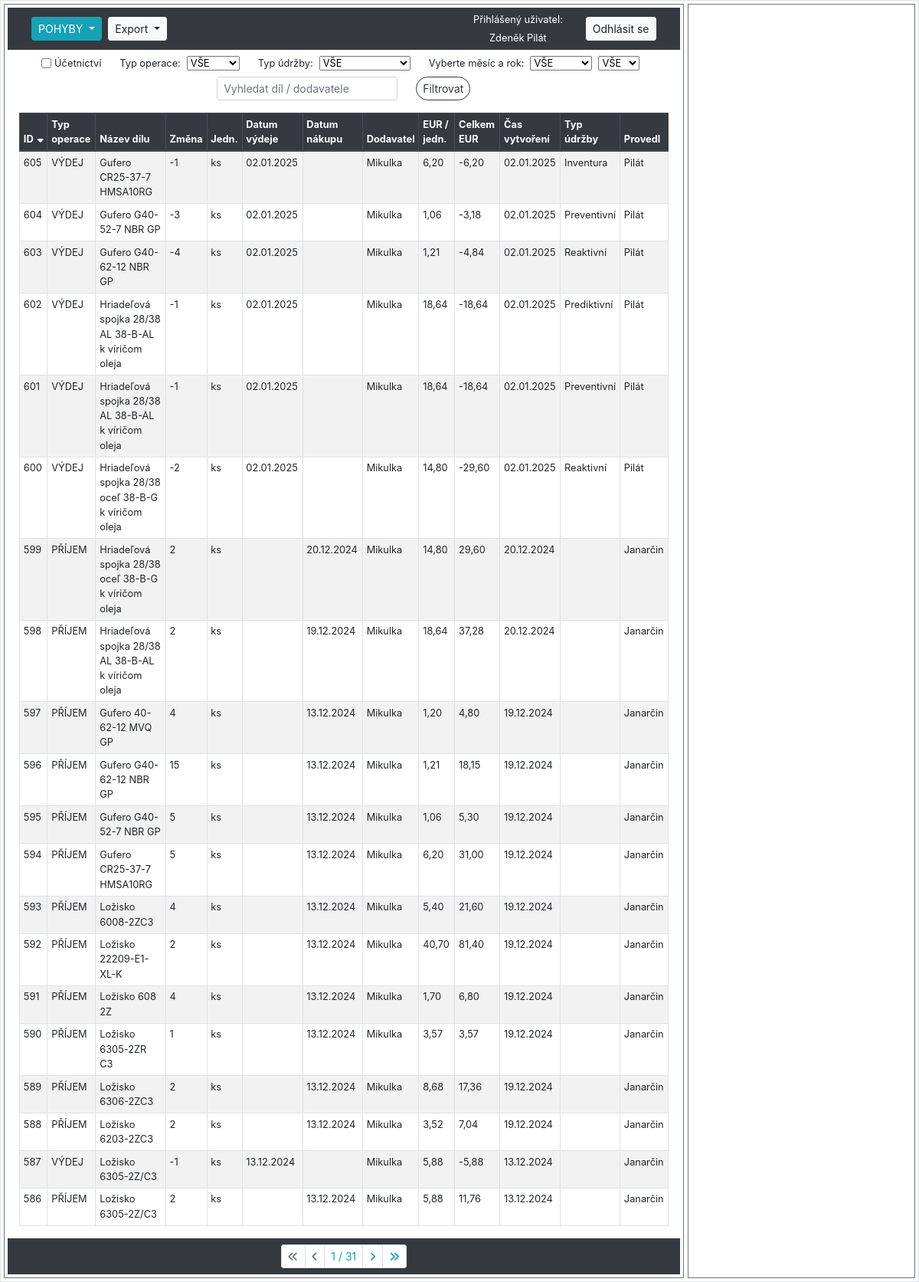
/sklad/audit_logs/ (signed in), run on the app's committed database.
### hpm_sklad/models.py (models this page shows, shortened)
class AuditLog(models.Model):
    class Meta:
        verbose_name_plural = "Auditovací logy"
        ordering = ["-id"]
    MOVEMENT_CHOICES = [
        ('PŘÍJEM', 'Příjem'),
        ('VÝDEJ', 'Výdej')
    ]
    UDRZBA_CHOICES = [
        ('Reaktivní', 'Reaktivní'),
        ('Preventivní', 'Preventivní'),
        ('Prediktivní', 'Prediktivní'),
        ('Inventura', 'Inventurní rozdíl'),
    ]
    ucetnictvi = models.BooleanField(verbose_name="Účetnictví")
    evidencni_cislo = models.ForeignKey(Sklad, on_delete=models.CASCADE, verbose_name="Evidenční číslo")
    interne_cislo = models.IntegerField(null=True, verbose_name="Číslo karty")
    objednano = models.CharField(max_length=100, null=True, blank=True, verbose_name="Objednáno?")
    nazev_dilu = models.CharField(max_length=100, verbose_name="Název dílu", db_index=True)
    zmena_mnozstvi = models.IntegerField(verbose_name="Změna množství")
    mnozstvi = models.PositiveIntegerField(verbose_name="Množství")
    jednotky = models.CharField(max_length=10, choices=JEDNOTKY_CHOICES, default='ks', verbose_name="Jednotky")
    typ_operace = models.CharField(max_length=10, choices=MOVEMENT_CHOICES, null=True, verbose_name="Typ operace")
    pouzite_zarizeni = models.CharField(max_length=70, null=True, verbose_name="Pro zařízení")
    umisteni = models.CharField(max_length=25, verbose_name="Umístění")
    dodavatel = models.CharField(max_length=70, verbose_name="Dodavatel")
    datum_vydeje = models.DateField(null=True, blank=True, verbose_name="Datum výdeje")
    datum_nakupu = models.DateField(null=True, blank=True, verbose_name="Datum nákupu")
    cislo_objednavky = models.CharField(max_length=20, null=True, blank=True, verbose_name="Číslo objednávky")
    jednotkova_cena_eur = models.FloatField(default=0.0, verbose_name="EUR/jednotka")
    celkova_cena_eur = models.FloatField(default=0.0, verbose_name="Celkem EUR")
    cas_vytvoreni = models.DateTimeField(auto_now_add=True, verbose_name="Čas vytvoření")
    operaci_provedl = models.ForeignKey(User, on_delete=models.CASCADE, verbose_name="Operaci provedl")
    typ_udrzby = models.CharField(max_length=20, choices=UDRZBA_CHOICES, null=True, verbose_name="Typ údržby")
    poznamka = models.CharField(null=True, blank=True, max_length=200, verbose_name="Poznámka")

### hpm_sklad/views.py (the view, shortened to what this page needs)
# urls.py: path('sklad/audit_logs/', views.AuditLogListView.as_view(), name='audit_log'),
class AuditLogListView(LoginRequiredMixin, ListView):
    model = AuditLog
    template_name = 'hpm_sklad/audit_log.html'
    paginate_by = 20
    export_csv = False
    graph = False
    graph_type_of_maintenance = False
    def get_context_data(self, **kwargs):
        context = super().get_context_data(**kwargs)
        selected_id = self.request.GET.get('selected', None)
        if selected_id:
            context['selected_item'] = get_object_or_404(AuditLog, id=selected_id)
        else:
            context['selected_item'] = None
        current_year = datetime.datetime.now().year
        context['years'] = range(current_year, 2023, -1)
        context.update({
            'db_table': 'audit_log',
            'sort': self.request.GET.get('sort', 'id'),
            'order': self.request.GET.get('order', 'down'),
            'query': self.request.GET.get('query', ''),
            'typ_operace': self.request.GET.get('typ_operace', 'VŠE'),
            'typ_udrzby': self.request.GET.get('typ_udrzby', 'VŠE'),
            'month': self.request.GET.get('month', 'VŠE'),
            'year': self.request.GET.get('year', 'VŠE'),
            'ucetnictvi': self.request.GET.get('ucetnictvi', ''),
            'current_user': self.request.user,
        })
        return context
    def get_queryset(self):
        queryset = AuditLog.objects.all()
        query = self.request.GET.get('query', '')
        sort = self.request.GET.get('sort', 'id')
        order = self.request.GET.get('order', 'down')
        typ_operace = self.request.GET.get('typ_operace', 'VŠE')
        typ_udrzby = self.request.GET.get('typ_udrzby', 'VŠE')
        self.month = self.request.GET.get('month', 'VŠE')
        self.year = self.request.GET.get('year', 'VŠE')
        if query:
            queryset = queryset.filter(
                Q(nazev_dilu__icontains=query) | Q(dodavatel__icontains=query)
            )
        if self.request.GET.get('ucetnictvi', '') == 'on':
            queryset = queryset.filter(ucetnictvi=True)
        if typ_operace != 'VŠE':
            queryset = queryset.filter(typ_operace=typ_operace)
        if typ_udrzby != 'VŠE':
            queryset = queryset.filter(typ_udrzby=typ_udrzby)
        if self.month != 'VŠE':
            queryset = queryset.filter(
                Q(datum_vydeje__month=self.month) | Q(datum_nakupu__month=self.month)
            )
        if self.year != 'VŠE':
            queryset = queryset.filter(
                Q(datum_vydeje__year=self.year) | Q(datum_nakupu__year=self.year)
            )
        if order == 'down':
            sort = f"-{sort}"
        queryset = queryset.order_by(sort)
        return queryset
    def render_to_response(self, context, **response_kwargs):
        if getattr(self, 'export_csv', False):
            return self.export_to_csv(self.get_queryset())
        elif getattr(self, 'graph_type_of_maintenance', False):
            return self.generate_graph_by_maintenance(self.get_queryset())
        elif getattr(self, 'graph', False):
            return self.generate_graph_to_pdf(self.get_queryset())
        else:
            return super().render_to_response(context, **response_kwargs)

### hpm_sklad/templates/hpm_sklad/audit_log.html (shortened to what this page needs)
{% extends "hpm_sklad/base_left_right_column.html" %}
{% load static %}
{% load custom_filters %}
{% block left_content %}
    <form method="GET" action="" class="form-inline justify-content-center align-items-center small my-2">
        <div class="form-group form-check mx-sm-2 mb-2">
            <input type="checkbox" class="form-check-input" name="ucetnictvi" id="ucetnictvi" {% if request.GET.ucetnictvi == 'on' %}checked{% endif %}>
            <label class="form-check-label mr-sm-2" for="ucetnictvi">Účetnictví</label>
        </div>
        <div class="form-group mx-sm-2 mb-2">
            <label for="typ_operace" class="mr-sm-2">Typ operace:</label>
            <select name="typ_operace" class="form-select form-select-sm mr-sm-2" id="typ_operace">
                <option value="VŠE" {% if request.GET.typ_operace == 'VŠE' or not request.GET.typ_operace %}selected{% endif %}>VŠE</option>
            </select>
        </div>
        <div class="form-group mx-sm-2 mb-2">
            <label for="typ_udrzby" class="mr-sm-2">Typ údržby:</label>
            <select name="typ_udrzby" class="form-select form-select-sm mr-sm-2" id="typ_udrzby">
                <option value="VŠE" {% if request.GET.typ_udrzby == 'VŠE' or not request.GET.typ_udrzby %}selected{% endif %}>VŠE</option>
            </select>
        </div>
        <div class="form-group ml-sm-2 mb-2">
            <label for="month" class="mr-sm-2">Vyberte měsíc a rok:</label>
            <select name="month" id="month" class="form-select form-select-sm mr-sm-2">
                <option value="VŠE" {% if request.GET.month == 'VŠE' or not request.GET.month %}selected{% endif %}>VŠE</option>
            </select>
        </div>
        <div class="form-group mr-sm-2 mb-2">
            <select name="year" id="year" class="form-select form-select-sm mr-sm-2">
                <option value="VŠE" {% if request.GET.year == 'VŠE' or not request.GET.year %}selected{% endif %}>VŠE</option>
            </select>
        </div>
        <div class="form-group mx-sm-2 mb-2">
            <input class="form-control form-control-sm mr-sm-2" type="text" name="query" placeholder="Vyhledat díl / dodavatele" value="{{ request.GET.query }}">
        </div>
        <div class="form-group mx-sm-2 mb-2">
            <button class="btn btn-outline-dark btn-sm rounded-pill" type="submit">Filtrovat</button>
        </div>
    </form>
    <div class="container-fluid">
        <table class="table table-sm table-hover table-striped table-bordered">
            <thead class="thead-dark">
                <tr>
                    {% with request.GET.urlencode as querystring %}
                        <th>
                            <a href="?sort=id&order={% if request.GET.sort == 'id' and request.GET.order == 'up' %}down{% else %}up{% endif %}&{{ querystring|url_remove_param:'sort,order' }}">
                                ID
                                {% if not request.GET.sort %}
                                    <i class="fas fa-sort-down"></i>
                                {% endif %}
                            </a>
                        </th>
                        <th>
                            <a href="?sort=typ_operace&order={% if request.GET.sort == 'typ_operace' and request.GET.order == 'up' %}down{% else %}up{% endif %}&{{ querystring|url_remove_param:'sort,order' }}">
                                Typ operace
                            </a>
                        </th>
                        <th>
                            <a href="?sort=nazev_dilu&order={% if request.GET.sort == 'nazev_dilu' and request.GET.order == 'up' %}down{% else %}up{% endif %}&{{ querystring|url_remove_param:'sort,order' }}">
                                Název dílu
                            </a>
                        </th>
                        <th>
                            <a href="?sort=zmena_mnozstvi&order={% if request.GET.sort == 'zmena_mnozstvi' and request.GET.order == 'up' %}down{% else %}up{% endif %}&{{ querystring|url_remove_param:'sort,order' }}">
                                Změna
                            </a>
                        </th>
                        <th>
                            <a href="?sort=jednotky&order={% if request.GET.sort == 'jednotky' and request.GET.order == 'up' %}down{% else %}up{% endif %}&{{ querystring|url_remove_param:'sort,order' }}">
                                Jedn.
                            </a>
                        </th>
                        <th>
                            <a href="?sort=datum_vydeje&order={% if request.GET.sort == 'datum_vydeje' and request.GET.order == 'up' %}down{% else %}up{% endif %}&{{ querystring|url_remove_param:'sort,order' }}">
                                Datum výdeje
                            </a>
                        </th>
                        <th>
                            <a href="?sort=datum_nakupu&order={% if request.GET.sort == 'datum_nakupu' and request.GET.order == 'up' %}down{% else %}up{% endif %}&{{ querystring|url_remove_param:'sort,order' }}">
                                Datum nákupu
                            </a>
                        </th>
                        <th>
                            <a href="?sort=dodavatel&order={% if request.GET.sort == 'dodavatel' and request.GET.order == 'up' %}down{% else %}up{% endif %}&{{ querystring|url_remove_param:'sort,order' }}">
                                Dodavatel
                            </a>
                        </th>
                        <th>
                            <a href="?sort=jednotkova_cena_eur&order={% if request.GET.sort == 'jednotkova_cena_eur' and request.GET.order == 'up' %}down{% else %}up{% endif %}&{{ querystring|url_remove_param:'sort,order' }}">
                                EUR / jedn.
                            </a>
                        </th>
                        <th>
                            <a href="?sort=celkova_cena_eur&order={% if request.GET.sort == 'celkova_cena_eur' and request.GET.order == 'up' %}down{% else %}up{% endif %}&{{ querystring|url_remove_param:'sort,order' }}">
                                Celkem EUR
                            </a>
                        </th>
                        <th>
                            <a href="?sort=cas_vytvoreni&order={% if request.GET.sort == 'cas_vytvoreni' and request.GET.order == 'up' %}down{% else %}up{% endif %}&{{ querystring|url_remove_param:'sort,order' }}">
                                Čas vytvoření
                            </a>
                        </th>
                        <th>
                            <a href="?sort=typ_udrzby&order={% if request.GET.sort == 'typ_udrzby' and request.GET.order == 'up' %}down{% else %}up{% endif %}&{{ querystring|url_remove_param:'sort,order' }}">
                                Typ údržby
                            </a>
                        </th>
                        <th>
                            <a href="?sort=operaci_provedl&order={% if request.GET.sort == 'operaci_provedl' and request.GET.order == 'up' %}down{% else %}up{% endif %}&{{ querystring|url_remove_param:'sort,order' }}">
                                Provedl
                            </a>
                        </th>
                    {% endwith %}
                </tr>
            </thead>
            <tbody class="show-pointer">
                {% for item in object_list %}
                    <tr data-id="{{ item.pk }}" data-detail-url="{% url 'detail_audit_log' item.pk %}" onclick="loadDetail('{% url 'detail_audit_log' item.pk %}', '{{ item.pk }}')"
                    {% if item.pk == selected_item.pk %} class="table-info"{% endif %}>
                        <td>{{ item.pk }}</td>
                        <td>{{ item.typ_operace }}</td>
                        <td>{{ item.nazev_dilu|truncatechars:58 }}</td>
                        <td>{{ item.zmena_mnozstvi }}</td>
                        <td>{{ item.jednotky }}</td>
                        <td>{{ item.datum_vydeje | date:"d.m.Y" }}</td>
                        <td>{{ item.datum_nakupu | date:"d.m.Y" }}</td>
                        <td>{{ item.dodavatel|truncatechars:20 }}</td>
                        <td>{{ item.jednotkova_cena_eur|floatformat:2 }}</td>
                        <td>{{ item.celkova_cena_eur|floatformat:2 }}</td>
                        <td>{{ item.cas_vytvoreni|date:"d.m.Y" }}</td>
                        <td>{{ item.typ_udrzby }}</td>
                        <td>{{ item.operaci_provedl.last_name }}</td>
                    </tr>
                {% endfor %}
            </tbody>
        </table>
    </div>
    {% include "hpm_sklad/pagination.html" %}
{% endblock %}

### hpm_sklad/templates/hpm_sklad/navbar.html (shortened to what this page needs)
<nav class="navbar navbar-expand-lg navbar-dark bg-dark">
    <div class="col">
        <div class="btn-group btn-group-sm dropdown my-1 mr-1">
            <button class="btn btn-info dropdown-toggle" type="button" id="dropdownMenuButton1" data-toggle="dropdown" aria-haspopup="true" aria-expanded="false">
                {% if db_table == 'sklad' %}SKLAD{% elif db_table == 'audit_log' %}POHYBY{% elif db_table == 'dodavatele' %}DODAVATELÉ{% elif db_table == 'poptavky' %}POPTÁVKY{% else %}Výběr modulu{% endif %}
            </button>
        </div>
        {% if db_table %}
            <div class="btn-group btn-group-sm dropdown mr-1">
                <button class="btn btn-light dropdown-toggle" type="button" id="dropdownMenuButton2" data-toggle="dropdown" aria-haspopup="true" aria-expanded="false">
                    Export
                </button>
            </div>
        {% endif %}
    </div>
    {% if user.is_authenticated %}
        <div class="col-auto">
            <div>
                <p class="h6 small text-white">Přihlášený uživatel:</p>
            </div>
            <div>
                <p class="h6 small text-center my-0 text-white">{{ current_user.first_name }} {{ current_user.last_name }}</p>
            </div>
        </div>
        <div class="col-auto">
            <a class="btn btn-light btn-sm" href="{% url 'logout' %}">Odhlásit se</a>
        </div>
    {% else %}
        <div class="col-auto">
            <a class="btn btn-light btn-sm" href="{% url 'login' %}">Přihlásit se</a>
            <a class="btn btn-light btn-sm" href="{% url 'signup' %}">Registrace</a>
        </div>
    {% endif %}
</nav>

### data on the page
AuditLog: pk "605", typ_operace "VÝDEJ", nazev_dilu "Gufero CR25-37-7 HMSA10RG", zmena_mnozstvi "-1", jednotky "ks", datum_vydeje "02.01.2025", dodavatel "Mikulka", jednotkova_cena_eur "6,20", celkova_cena_eur "-6,20", cas_vytvoreni "02.01.2025", typ_udrzby "Inventura", operaci_provedl.last_name "Pilát"
AuditLog: pk "604", typ_operace "VÝDEJ", nazev_dilu "Gufero G40-52-7 NBR GP", zmena_mnozstvi "-3", jednotky "ks", datum_vydeje "02.01.2025", dodavatel "Mikulka", jednotkova_cena_eur "1,06", celkova_cena_eur "-3,18", cas_vytvoreni "02.01.2025", typ_udrzby "Preventivní", operaci_provedl.last_name "Pilát"
AuditLog: pk "603", typ_operace "VÝDEJ", nazev_dilu "Gufero G40-62-12 NBR GP", zmena_mnozstvi "-4", jednotky "ks", datum_vydeje "02.01.2025", dodavatel "Mikulka", jednotkova_cena_eur "1,21", celkova_cena_eur "-4,84", cas_vytvoreni "02.01.2025", typ_udrzby "Reaktivní", operaci_provedl.last_name "Pilát"
AuditLog: pk "602", typ_operace "VÝDEJ", nazev_dilu "Hriadeľová spojka 28/38 AL 38-B-AL k víričom oleja", zmena_mnozstvi "-1", jednotky "ks", datum_vydeje "02.01.2025", dodavatel "Mikulka", jednotkova_cena_eur "18,64", celkova_cena_eur "-18,64", cas_vytvoreni "02.01.2025", typ_udrzby "Prediktivní", operaci_provedl.last_name "Pilát"
AuditLog: pk "601", typ_operace "VÝDEJ", nazev_dilu "Hriadeľová spojka 28/38 AL 38-B-AL k víričom oleja", zmena_mnozstvi "-1", jednotky "ks", datum_vydeje "02.01.2025", dodavatel "Mikulka", jednotkova_cena_eur "18,64", celkova_cena_eur "-18,64", cas_vytvoreni "02.01.2025", typ_udrzby "Preventivní", operaci_provedl.last_name "Pilát"
AuditLog: pk "600", typ_operace "VÝDEJ", nazev_dilu "Hriadeľová spojka 28/38 oceľ 38-B-G k víričom oleja", zmena_mnozstvi "-2", jednotky "ks", datum_vydeje "02.01.2025", dodavatel "Mikulka", jednotkova_cena_eur "14,80", celkova_cena_eur "-29,60", cas_vytvoreni "02.01.2025", typ_udrzby "Reaktivní", operaci_provedl.last_name "Pilát"
AuditLog: pk "599", typ_operace "PŘÍJEM", nazev_dilu "Hriadeľová spojka 28/38 oceľ 38-B-G k víričom oleja", zmena_mnozstvi "2", jednotky "ks", datum_nakupu "20.12.2024", dodavatel "Mikulka", jednotkova_cena_eur "14,80", celkova_cena_eur "29,60", cas_vytvoreni "20.12.2024", operaci_provedl.last_name "Janarčin"
AuditLog: pk "598", typ_operace "PŘÍJEM", nazev_dilu "Hriadeľová spojka 28/38 AL 38-B-AL k víričom oleja", zmena_mnozstvi "2", jednotky "ks", datum_nakupu "19.12.2024", dodavatel "Mikulka", jednotkova_cena_eur "18,64", celkova_cena_eur "37,28", cas_vytvoreni "20.12.2024", operaci_provedl.last_name "Janarčin"
AuditLog: pk "597", typ_operace "PŘÍJEM", nazev_dilu "Gufero 40-62-12 MVQ GP", zmena_mnozstvi "4", jednotky "ks", datum_nakupu "13.12.2024", dodavatel "Mikulka", jednotkova_cena_eur "1,20", celkova_cena_eur "4,80", cas_vytvoreni "19.12.2024", operaci_provedl.last_name "Janarčin"
AuditLog: pk "596", typ_operace "PŘÍJEM", nazev_dilu "Gufero G40-62-12 NBR GP", zmena_mnozstvi "15", jednotky "ks", datum_nakupu "13.12.2024", dodavatel "Mikulka", jednotkova_cena_eur "1,21", celkova_cena_eur "18,15", cas_vytvoreni "19.12.2024", operaci_provedl.last_name "Janarčin"
AuditLog: pk "595", typ_operace "PŘÍJEM", nazev_dilu "Gufero G40-52-7 NBR GP", zmena_mnozstvi "5", jednotky "ks", datum_nakupu "13.12.2024", dodavatel "Mikulka", jednotkova_cena_eur "1,06", celkova_cena_eur "5,30", cas_vytvoreni "19.12.2024", operaci_provedl.last_name "Janarčin"
AuditLog: pk "594", typ_operace "PŘÍJEM", nazev_dilu "Gufero CR25-37-7 HMSA10RG", zmena_mnozstvi "5", jednotky "ks", datum_nakupu "13.12.2024", dodavatel "Mikulka", jednotkova_cena_eur "6,20", celkova_cena_eur "31,00", cas_vytvoreni "19.12.2024", operaci_provedl.last_name "Janarčin"
AuditLog: pk "593", typ_operace "PŘÍJEM", nazev_dilu "Ložisko 6008-2ZC3", zmena_mnozstvi "4", jednotky "ks", datum_nakupu "13.12.2024", dodavatel "Mikulka", jednotkova_cena_eur "5,40", celkova_cena_eur "21,60", cas_vytvoreni "19.12.2024", operaci_provedl.last_name "Janarčin"
AuditLog: pk "592", typ_operace "PŘÍJEM", nazev_dilu "Ložisko 22209-E1-XL-K", zmena_mnozstvi "2", jednotky "ks", datum_nakupu "13.12.2024", dodavatel "Mikulka", jednotkova_cena_eur "40,70", celkova_cena_eur "81,40", cas_vytvoreni "19.12.2024", operaci_provedl.last_name "Janarčin"
AuditLog: pk "591", typ_operace "PŘÍJEM", nazev_dilu "Ložisko 608 2Z", zmena_mnozstvi "4", jednotky "ks", datum_nakupu "13.12.2024", dodavatel "Mikulka", jednotkova_cena_eur "1,70", celkova_cena_eur "6,80", cas_vytvoreni "19.12.2024", operaci_provedl.last_name "Janarčin"
AuditLog: pk "590", typ_operace "PŘÍJEM", nazev_dilu "Ložisko 6305-2ZR C3", zmena_mnozstvi "1", jednotky "ks", datum_nakupu "13.12.2024", dodavatel "Mikulka", jednotkova_cena_eur "3,57", celkova_cena_eur "3,57", cas_vytvoreni "19.12.2024", operaci_provedl.last_name "Janarčin"
AuditLog: pk "589", typ_operace "PŘÍJEM", nazev_dilu "Ložisko 6306-2ZC3", zmena_mnozstvi "2", jednotky "ks", datum_nakupu "13.12.2024", dodavatel "Mikulka", jednotkova_cena_eur "8,68", celkova_cena_eur "17,36", cas_vytvoreni "19.12.2024", operaci_provedl.last_name "Janarčin"
AuditLog: pk "588", typ_operace "PŘÍJEM", nazev_dilu "Ložisko 6203-2ZC3", zmena_mnozstvi "2", jednotky "ks", datum_nakupu "13.12.2024", dodavatel "Mikulka", jednotkova_cena_eur "3,52", celkova_cena_eur "7,04", cas_vytvoreni "19.12.2024", operaci_provedl.last_name "Janarčin"
AuditLog: pk "587", typ_operace "VÝDEJ", nazev_dilu "Ložisko 6305-2Z/C3", zmena_mnozstvi "-1", jednotky "ks", datum_vydeje "13.12.2024", dodavatel "Mikulka", jednotkova_cena_eur "5,88", celkova_cena_eur "-5,88", cas_vytvoreni "13.12.2024", operaci_provedl.last_name "Janarčin"
AuditLog: pk "586", typ_operace "PŘÍJEM", nazev_dilu "Ložisko 6305-2Z/C3", zmena_mnozstvi "2", jednotky "ks", datum_nakupu "13.12.2024", dodavatel "Mikulka", jednotkova_cena_eur "5,88", celkova_cena_eur "11,76", cas_vytvoreni "13.12.2024", operaci_provedl.last_name "Janarčin"

### other printed values
{{ current_user.first_name }} "Zdeněk"
{{ current_user.last_name }} "Pilát"
{{ page_obj.number }} "1"
{{ page_obj.paginator.num_pages }} "31"
